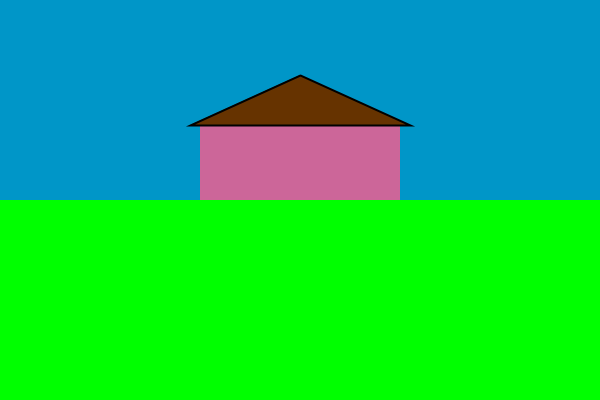
Frame 1 (no input)
Frame 60 (the mouse pressed at the canvas centre just before this capture): identical to frame 1, image omitted
Frame 120 (the mouse held since frame 60 and released just before this capture): identical to frame 1, image omitted

The Processing sketch that drew this single still picture (run headless with seeded random() and noise(); from frame 60 on, the mouse is pressed at the canvas centre):

// Processing sketch: house
// ── house.pde
void setup() {
  size(600, 400);
}

void draw() {
  
  // Set the background color.
  background(0, 150, 200);
  
  // Draw the grass
  fill(0, 255, 0);
  noStroke();
  rect(0, height/2, width, height/2);
  
  // x and y of the upper left of the house.
  int x = width/2 - 100;
  int y = height/2 - 75;
  
  // Draw the house
  fill(204, 102, 153);
  rect(x, y, 200, 75);
  
  // Draw the roof
  fill(102, 51, 0);
  stroke(0);
  strokeWeight(2);
  triangle(x - 10, y, x + 100, y - 50, x + 210, y);
}
